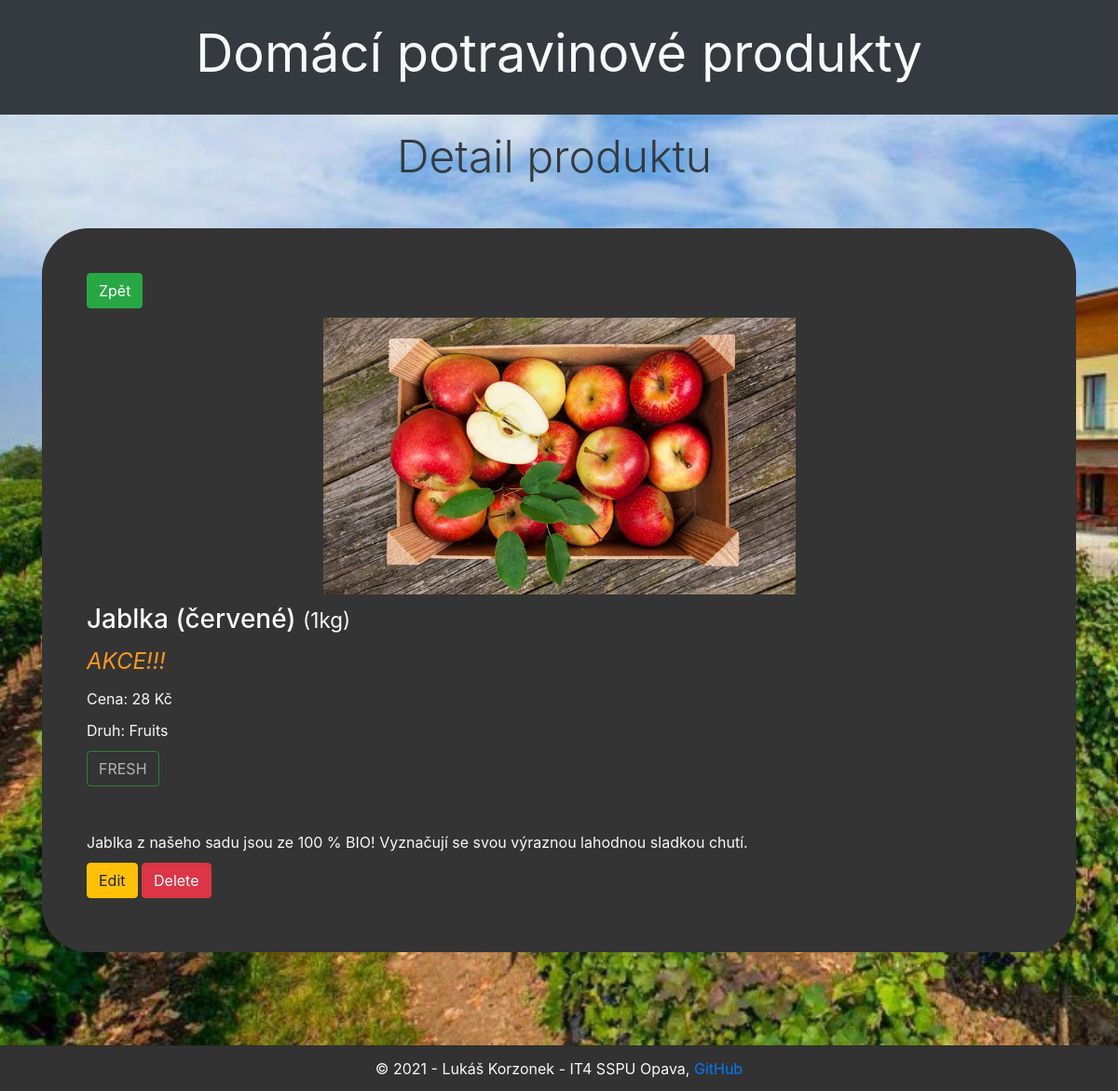
Page /products/detail/5 on the committed database.
### products/models.py (models this page shows, shortened)
class Product(models.Model):
    name = models.CharField(max_length=100)
    measure = models.ForeignKey(Measure,on_delete=models.CASCADE)
    type = models.ForeignKey(Type,on_delete=models.CASCADE)
    price = models.PositiveIntegerField()
    mark = models.ForeignKey(Mark,on_delete=models.CASCADE)
    akce = models.BooleanField(default=False)
    description = models.TextField(null=True)
    img = models.ImageField(upload_to='products/%Y/%m/%d', blank=True, null=True, verbose_name='Image')
    class Meta:
        ordering = ["type", "name", "price", "akce"]

class Measure(models.Model):
    unit = models.CharField(unique=True, max_length=10, help_text='Enter a unit of measure (e. g. Kg)')
    def __str__(self):
        return self.unit

class Type(models.Model):
    type= models.CharField(unique=True, max_length=50, help_text='Enter a product type (e. g. fruits)')
    def __str__(self):
        return self.type

class Mark(models.Model):
    mark = models.CharField(unique=True, max_length=50, help_text='Enter a mark (e. g. fresh)')
    def __str__(self):
        return self.mark

### products/views.py (the view)
# urls.py: path('detail/<int:pk>', views.ProductDetail.as_view(), name='detail'),
class ProductDetail(DetailView):
    model = Product
    context_object_name = 'product'
    template_name = 'product_detail.html'
    extra_context = {
        'title': 'Detail produktu'
    }

### products/templates/product_detail.html (shortened to what this page needs)
{% extends 'base.html' %}
{% load static %}
{% block content %}
<div>
    <div class="info p-5 round">
        <a class="btn btn-success" href="{%url 'list'%}" role="button">Zpět</a>
        {% if product.img %}
        <div class="center">
            <img src="{{ product.img.url }}" class="img-fluid">
        </div>
        {% endif %}
        <h3 class="">{{ product.name }} <small>(1{{ product.measure }})</small></h3>
        {% if product.akce %}
            <div class="akce">
                <i>AKCE!!!</i>
            </div>
        {% endif %}
        <div>
            Cena: {{ product.price }} Kč
        </div>
        <div>
            Druh: {{ product.type }}
        </div>
        <div>
            <button class="btn btn-success dark" disabled>{{ product.mark }}</button>
        </div>
        <div class="description mt-5">
            {{ product.description }}
        </div>
        <div>
            <a class="btn btn-warning" href="{% url 'product-update' product.pk %}">Edit</a>
            <a class="btn btn-danger" href="{% url 'product-delete' product.pk %}">Delete</a>
        </div>
    </div>
</div>
{% endblock %}

### products/static/css/style.css (style rules this page uses)
:root { --light: #f9f9f9; --dark: #343434; }
body { min-height: 100vh; display: flex; flex-direction: column; background: url(background.jpg); background-position: left top; background-repeat: no-repeat; background-size: cover; }
.dark { background-color: var(--dark) !important; color: var(--light) !important; }
.info { overflow: hidden; background-color: var(--dark) !important; color: var(--light) !important; }
.info div { margin-top: 10px; margin-bottom: 10px; }
.description { margin-bottom: 70px; }
.center { display: block; margin-left: auto; margin-right: auto; width: 50%; }
.round { border-radius: 50px; }
.akce { font-size: 1.5em; color: #FA981E !important; }

### rows in the picture
Product: img (picture), name "Jablka (červené)", measure "kg", price "28", type "Fruits", mark "FRESH", description "Jablka z našeho sadu jsou ze 100 % BIO! Vyznačují se svou výraznou lahodnou sladkou chutí."

### other values in the picture
{{ title }} "Detail produktu"
